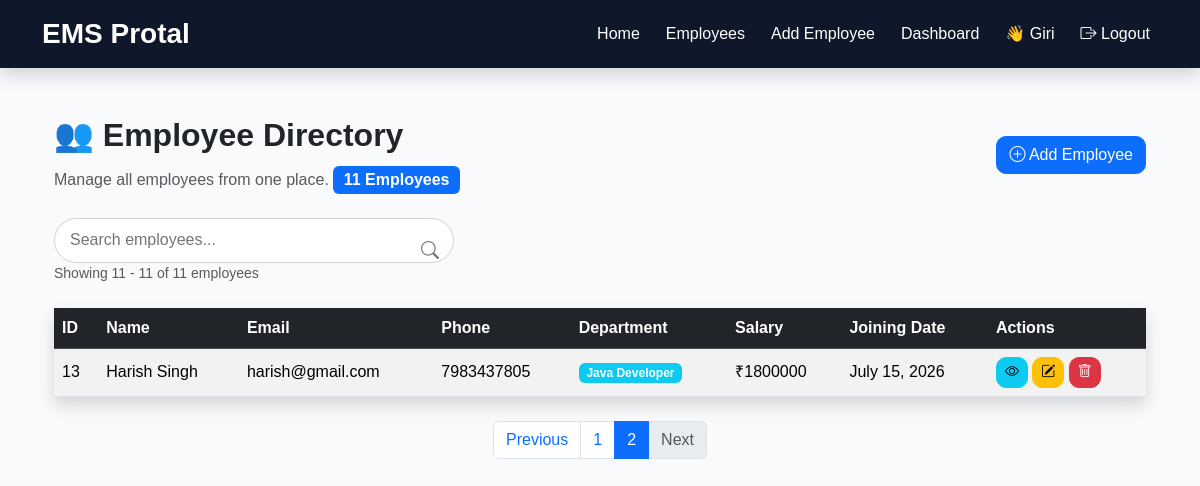
Page /employees/?page=2 (signed in) on the earlier database version.
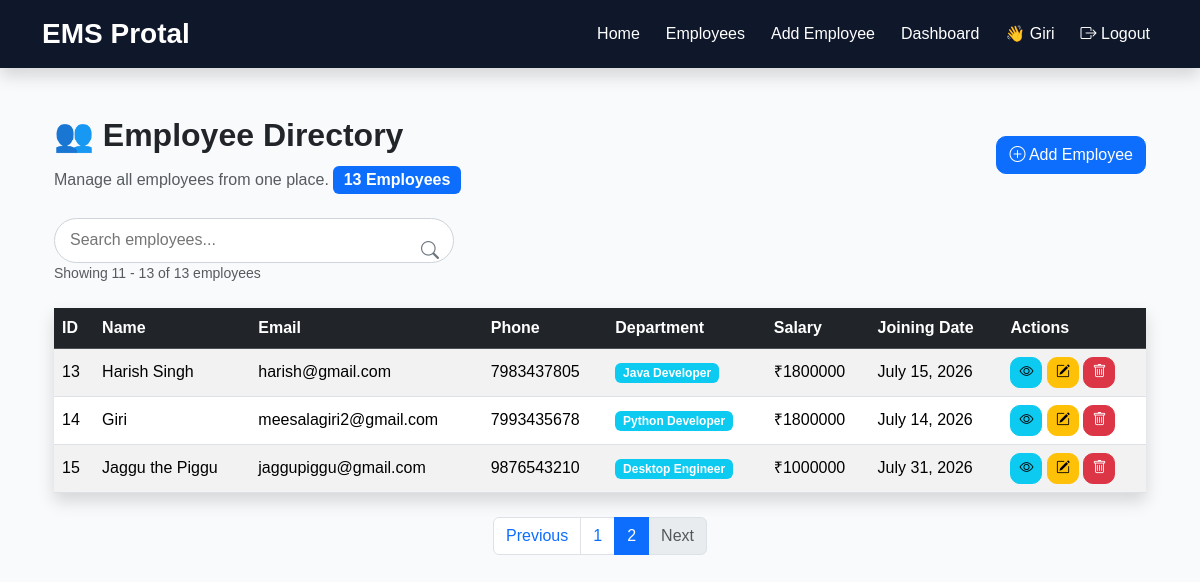
Same page on the later database version.
### employee/models.py (models this page shows, shortened)
class Employee(models.Model):
    name = models.CharField(max_length=100)
    email = models.EmailField(unique=True)
    phone = models.CharField(max_length=15)
    department = models.CharField(max_length=50)
    salary = models.DecimalField(max_digits=10, decimal_places=2)
    joining_date = models.DateField()
    photo = models.ImageField(
        upload_to="employee_photos/",
        blank=True,
        null=True
    )

### employee/views.py (the view)
# urls.py: path("employees/", views.employee_list, name="employee_list"),
@login_required
def employee_list(request):
    search = request.GET.get("search")
    if search:
        employees = Employee.objects.filter(
            Q(name__icontains=search) |
            Q(email__icontains=search) |
            Q(department__icontains=search)
        )
    else:
        employees = Employee.objects.all()
    total_employees = employees.count()
    paginator = Paginator(employees, 10)
    page_number = request.GET.get("page")
    page_obj = paginator.get_page(page_number)
    return render(request, "employee_list.html", {
        "page_obj": page_obj,
        "total_employees": total_employees,
        "search": search,
    })

### templates/employee_list.html (shortened to what the changed rows need)
{% extends "base.html" %}
{% block content %}
<div class="container mt-5">
    <div class="d-flex justify-content-between align-items-center mb-4">
        <div>
            <h2 class="fw-bold mb-1">
                👥 Employee Directory
            </h2>
            <p class="text-muted mb-0">
                Manage all employees from one place.
                <span class="badge bg-primary fs-6 mt-2">
                    {{ total_employees }} Employees
                </span>
            </p>
        </div>
    </div>
    <form method="GET" class="mb-4">
        <div class="search-box">
            <div class="d-flex justify-content-between align-items-center mb-3">
                <small class="text-muted">
                    Showing
                    {{ page_obj.start_index }}
                    -
                    {{ page_obj.end_index }}
                    of
                    {{ page_obj.paginator.count }}
                    employees
                </small>
            </div>
        </div>
    </form>
    <table class="table table-hover table-striped align-middle shadow">
        <thead class="table-dark">
            <tr>
                <th>ID</th>
                <th>Name</th>
                <th>Email</th>
                <th>Phone</th>
                <th>Department</th>
                <th>Salary</th>
                <th>Joining Date</th>
                <th>Actions</th>
            </tr>
        </thead>
        <tbody>
            {% for employee in page_obj %}
            <tr>
                <td>{{ employee.id }}</td>
                <td>{{ employee.name }}</td>
                <td>{{ employee.email }}</td>
                <td>{{ employee.phone }}</td>
                <td>
                    <span class="badge bg-info">
                        {{ employee.department }}
                    </span>
                </td>
                <td>₹{{ employee.salary|floatformat:0 }}</td>
                <td>{{ employee.joining_date }}</td>
                <td>
                    <a href="{% url 'employee_details' employee.id %}"
                        class="btn btn-info btn-sm"
                        title="View">
                        <i class="bi bi-eye"></i>
                    </a>
                    <a href="{% url 'edit_employee' employee.id %}"
                        class="btn btn-warning btn-sm"
                        title="Edit">
                        <i class="bi bi-pencil-square"></i>
                    </a>
                    <a href="{% url 'delete_employee' employee.id %}"
                        class="btn btn-danger btn-sm"
                        title="Delete">
                        <i class="bi bi-trash"></i>
                    </a>
                </td>
            </tr>
            {% endfor %}
        </tbody>
    </table>
    <nav class="mt-4">
        <ul class="pagination justify-content-center">
            {% for page in page_obj.paginator.page_range %}
            <li class="page-item {% if page == page_obj.number %}active{% endif %}">
                <a class="page-link"
                    href="?page={{ page }}{% if request.GET.search %}&search={{ request.GET.search }}{% endif %}">
                    {{ page }}
                </a>
            </li>
            {% endfor %}
        </ul>
    </nav>
</div>
{% endblock %}

Differences in the rows shown:
added Employee: id "14", name "Giri", email "meesalagiri2@gmail.com", phone "7993435678", department "Python Developer", salary "1800000", joining_date "July 14, 2026"
added Employee: id "15", name "Jaggu the Piggu", email "jaggupiggu@gmail.com", phone "9876543210", department "Desktop Engineer", salary "1000000", joining_date "July 31, 2026"
Other differences:
{{ total_employees }}: "11" → "13"
{{ page_obj.end_index }}: "11" → "13"
{{ page_obj.paginator.count }}: "11" → "13"
